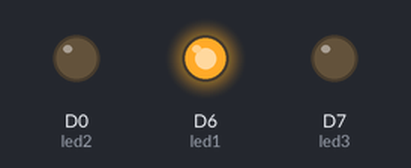
Bench run of a sketch on a simulated Particle Photon. Parts: output pins drawn as LEDs (lit = HIGH).

Above: at 0.5 s.
At 15.5 s:
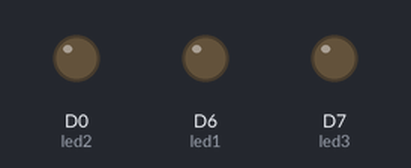
Timing chart, 0 to 39.0 s (numbered marks = the images above):
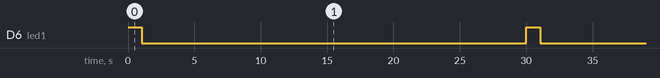

Measured:
- by itself, D6 (led1): alternates HIGH for 1.0 s and LOW for 29.0 s

The sketch:

TempratureSensor.ino
```cpp
// This #include statement was automatically added by the Particle IDE.
#include <ThingSpeak.h>

#include "Grove_Temperature_And_Humidity_Sensor.h"
#define APIKEY "HNJZ2J071TJQ03NG"
DHT dht(D2);

int led2 = D0;
int led1 = D6;
int led3 = D7;

void setup() {

    pinMode(led1, OUTPUT);
    pinMode(led2, OUTPUT);
    pinMode(led3, OUTPUT);

    dht.begin();

}

void loop() {

    digitalWrite(led1, HIGH);

    float data;
    data = dht.getTempCelcius();

    String temp = "";
    temp.concat((int)data);

    Particle.publish("temprature", temp, PRIVATE);

    delay(1000);
    digitalWrite(led1, LOW);

    delay(29000);


}
```
